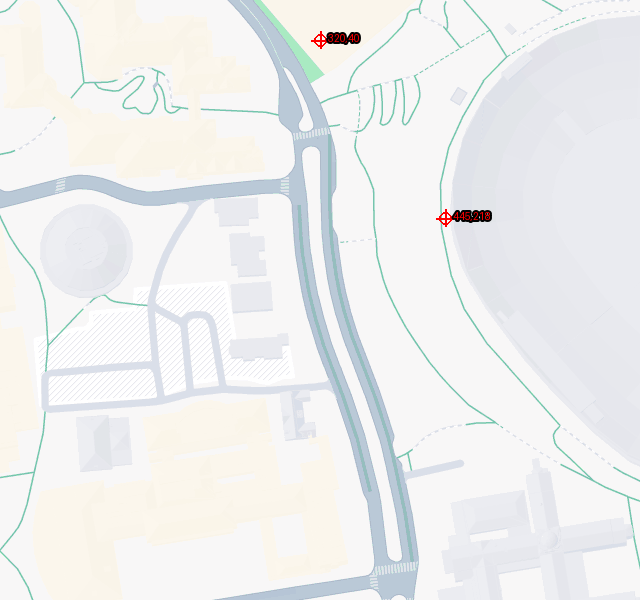
#> input picture 01_Berkeley_Stadium_marked.png, 640 x 600 px
$ python build_obstacle_from_map.py --images .. --out-dir out
#> lines starting #> are read from the running program, lines starting #| are printed output that depends on the picture; after the words box and inside, x2 and y2 are one past the last pixel; in counts of white or black regions, pixels touching at a corner belong together
"""
Generate binary obstacle maps (black/white) from Google Maps tiles using
the provided legend in utils/map_legend.json.

How it works:
- Reads the legend entries and their approx_hex_code + walkable flag.
- For each pixel in the map image, finds the closest legend color and
  marks it white if walkable, black otherwise.

Usage examples:
python utils/build_obstacle_from_map.py \
  --images downloads/google_maps/images \
  --out-dir downloads/google_maps/obstacles

python utils/build_obstacle_from_map.py \
  --images downloads/google_maps/images/00_eth_zurich.png \
  --out-dir downloads/google_maps/obstacles
"""

import argparse
import json
from pathlib import Path
from typing import List, Tuple

import numpy as np
from PIL import Image


def hex_to_rgb(hex_code: str) -> Tuple[int, int, int]:
    hex_code = hex_code.strip().lstrip("#")
    if len(hex_code) != 6:
        raise ValueError(f"Invalid hex code: {hex_code}")
    r = int(hex_code[0:2], 16)
    g = int(hex_code[2:4], 16)
    b = int(hex_code[4:6], 16)
    return r, g, b


def load_legend(path: Path) -> Tuple[np.ndarray, np.ndarray]:
    """
    Return legend colors (N,3) uint8 array and walkable mask (N,) bool.
    """
    with path.open("r", encoding="utf-8") as f:
#> (reads utils/map_legend.json from the repository)
        data = json.load(f)
    entries = data.get("map_legend", [])
    if not entries:
        raise ValueError(f"No legend entries found in {path}")

    colors: List[Tuple[int, int, int]] = []
    walkable: List[bool] = []
    for entry in entries:
        hex_code = entry.get("approx_hex_code")
        if not hex_code:
            raise ValueError(f"Legend entry missing approx_hex_code: {entry}")
        colors.append(hex_to_rgb(hex_code))
        walkable.append(bool(entry.get("walkable", False)))
#> in process_image_file, image is the input picture: PIL image 640x600 RGB; mean R, G, B 237.7, 238.7, 238.8

    return np.array(colors, dtype=np.uint8), np.array(walkable, dtype=bool)


def compute_obstacle_mask(image: Image.Image, legend_colors: np.ndarray, walkable_mask: np.ndarray) -> Image.Image:
    """
    Map each pixel to the nearest legend color; white if walkable, black otherwise.
    """
    img_arr = np.array(image.convert("RGB"), dtype=np.int16)  # int16 to avoid overflow in subtraction
    # distances shape: (H, W, N)
    diff = img_arr[:, :, None, :] - legend_colors[None, None, :, :].astype(np.int16)
    dist2 = np.sum(diff * diff, axis=3)
    nearest_idx = np.argmin(dist2, axis=2)
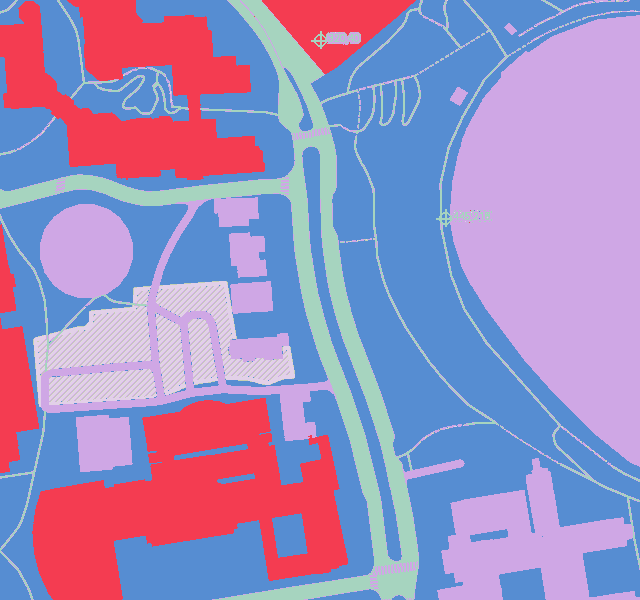
#> nearest_idx: shape (600, 640) int64; 6 distinct labels, from 1 to 7; one colour per label, 0 black
    walkable_pixels = walkable_mask[nearest_idx]
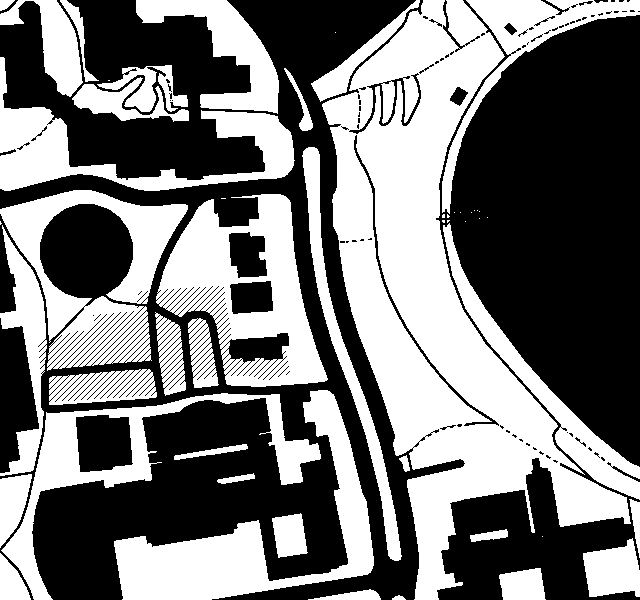
#> walkable_pixels: shape (600, 640) bool; 46.8% white; 51 white regions (18 under 20 px), largest, box (x1, y1, x2, y2) and area: (322, 0, 631, 600) 63595, (156, 194, 328, 387) 15577, (114, 390, 374, 600) 14842
    obstacle = np.where(walkable_pixels, 255, 0).astype(np.uint8)
    return Image.fromarray(obstacle, mode="L")


def process_image_file(path: Path, out_dir: Path, legend_colors: np.ndarray, walkable_mask: np.ndarray) -> None:
    image = Image.open(path)
    obstacle = compute_obstacle_mask(image, legend_colors, walkable_mask)
    out_dir.mkdir(parents=True, exist_ok=True)
    out_path = out_dir / f"{path.stem}_obstacle.png"
    obstacle.save(out_path)
    print(f"Wrote obstacle map: {out_path}")


def parse_args() -> argparse.Namespace:
    parser = argparse.ArgumentParser(description="Generate obstacle maps from Google Maps tiles using the map legend.")
    parser.add_argument(
        "--images",
        type=Path,
        required=True,
        help="Path to an image file or directory of map tiles (png/jpg).",
    )
    parser.add_argument(
        "--legend",
        type=Path,
        default=Path("utils/map_legend.json"),
        help="Path to map_legend.json with approx_hex_code and walkable fields.",
    )
    parser.add_argument(
        "--out-dir",
        type=Path,
        required=True,
        help="Directory to write obstacle maps to.",
    )
    return parser.parse_args()


def main() -> None:
    args = parse_args()
    legend_colors, walkable_mask = load_legend(args.legend)

    if args.images.is_dir():
        image_paths = sorted(
            [p for p in args.images.iterdir() if p.suffix.lower() in {".png", ".jpg", ".jpeg"}]
        )
    else:
        image_paths = [args.images]

    if not image_paths:
        raise ValueError(f"No image files found at {args.images}")

    for img_path in image_paths:
        process_image_file(img_path, args.out_dir, legend_colors, walkable_mask)
#> pass 2 of the loop in main, `for img_path in image_paths:`:
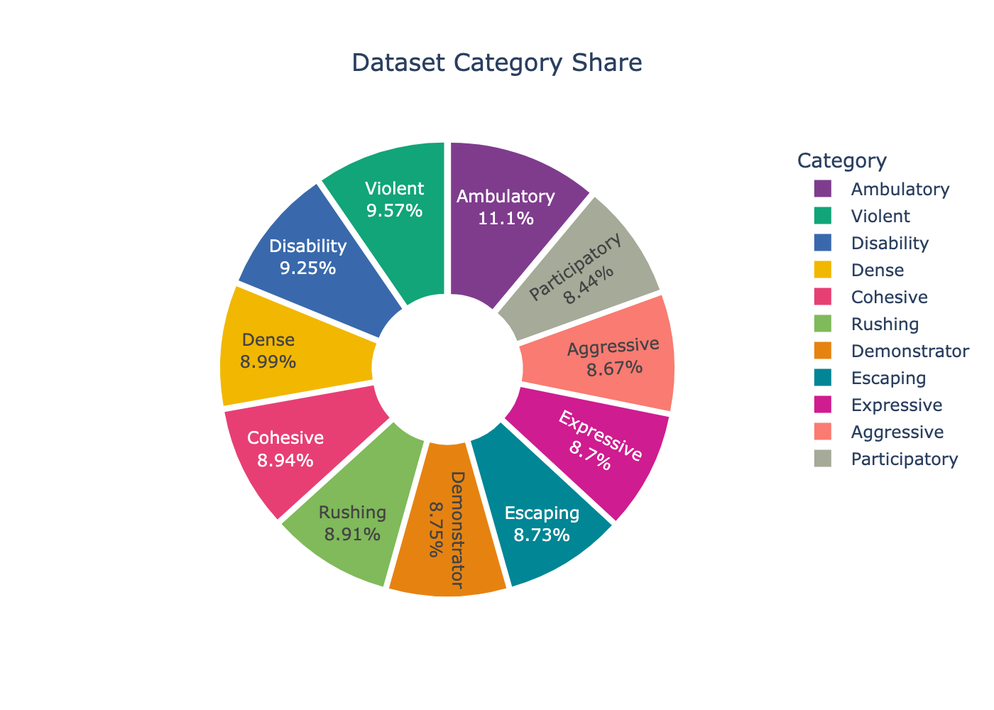
#> input picture category_counts.png, 994 x 710 px, shrunk from 1400 x 1000 before the run
#> in process_image_file, image is the input picture: PIL image 994x710 RGBA; mean R, G, B, A 232.5, 227.7, 226.2, 255
#> img_arr: shape (710, 994, 3) int16
#> in compute_obstacle_mask (call 2), `nearest_idx = np.argmin(dist2, axis=2)`:
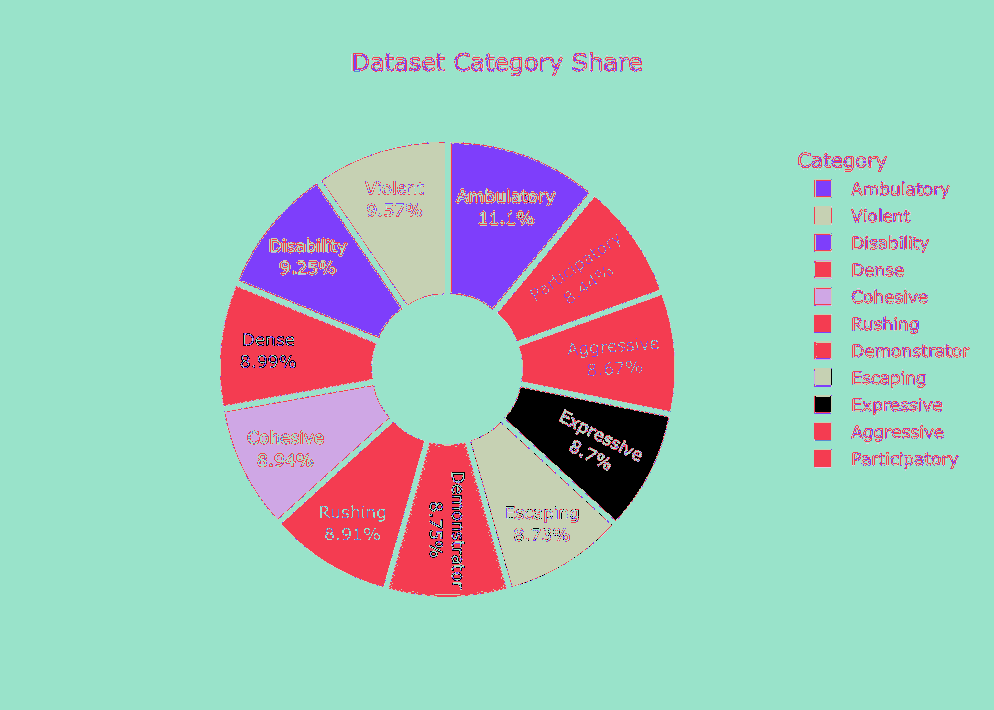
#> nearest_idx: shape (710, 994) int64; 8 distinct labels, from 0 to 7; one colour per label, 0 black
#> in compute_obstacle_mask (call 2), `walkable_pixels = walkable_mask[nearest_idx]`:
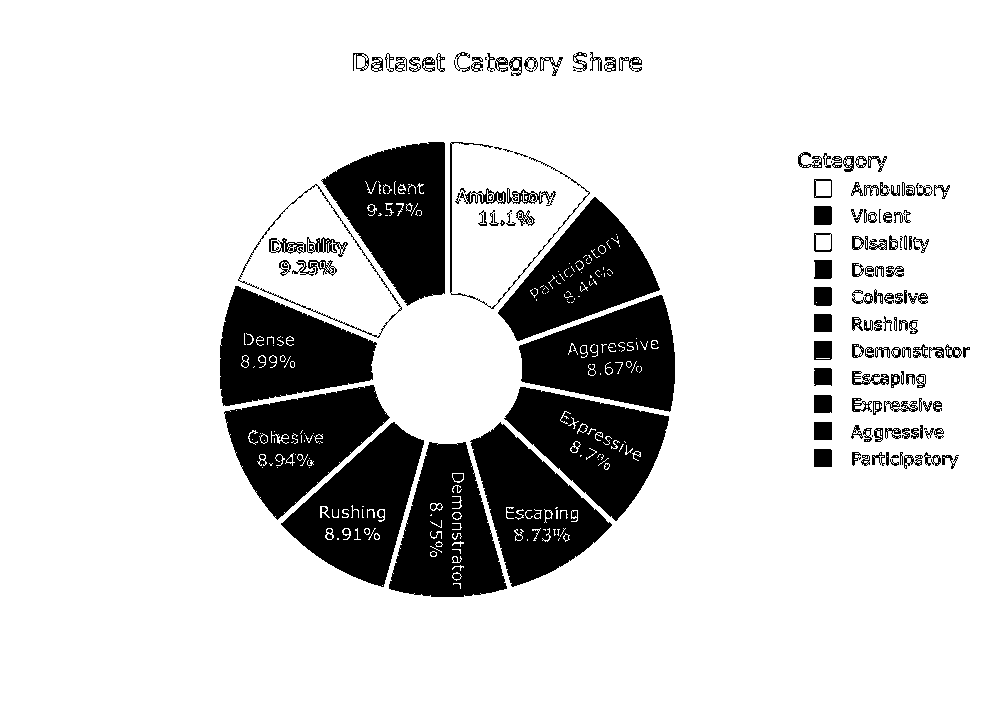
#> walkable_pixels: shape (710, 994) bool; 83.1% white; 160 black regions (21 under 20 px), largest, box (x1, y1, x2, y2) and area: (321, 142, 445, 306) 12712, (220, 286, 377, 406) 11965, (224, 385, 390, 520) 11737


if __name__ == "__main__":
    main()
